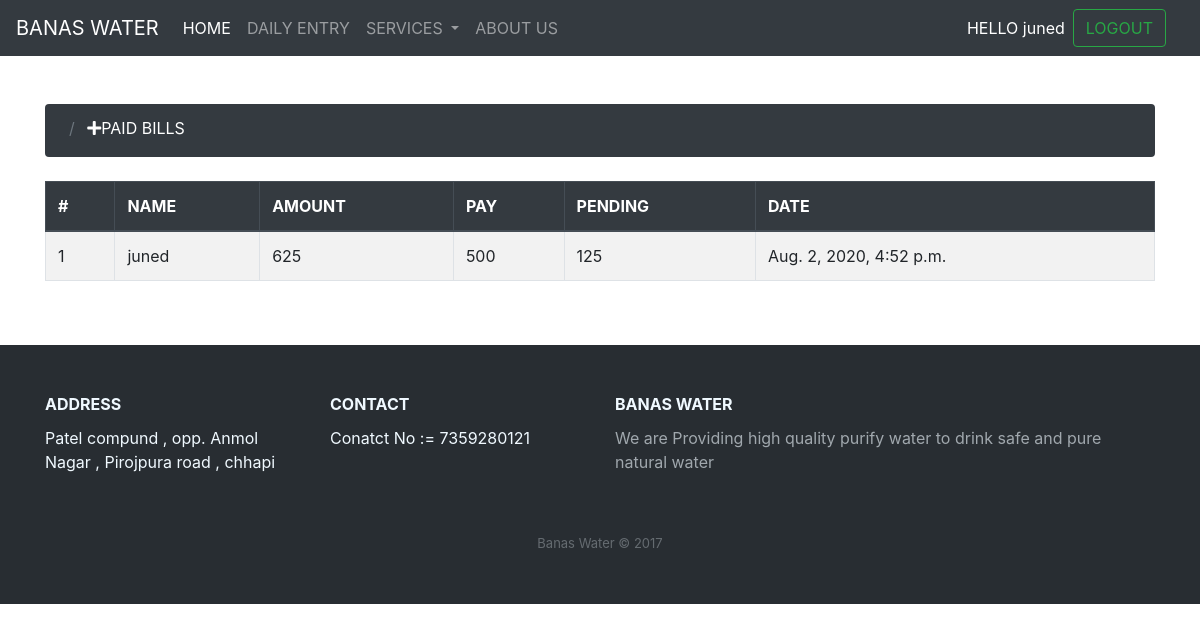
Page /billing/paidbill/ (signed in) on the earlier database version.
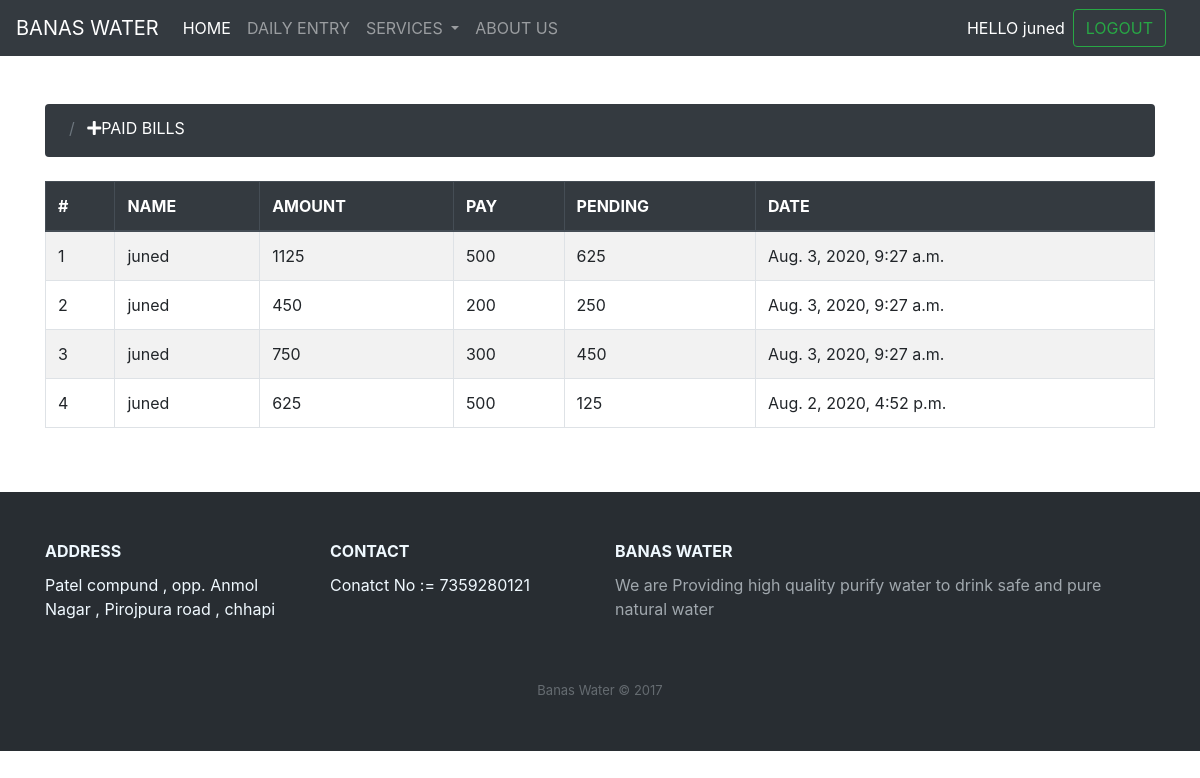
Same page on the later database version.
### banasadmin/models.py (models this page shows)
class Payment(models.Model):
    name = models.CharField(max_length=100)
    amount = models.IntegerField()
    pay = models.IntegerField()
    pending = models.IntegerField()
    date_payed = models.DateTimeField(auto_now_add=True)

### billing/views.py (the view)
# urls.py: path('paidbill/',views.paidbill,name="paidbill"),
@login_required(login_url='login')
def paidbill(request):
    if User.is_authenticated:
        user = request.user.username
        print(user)
    billdata = Payment.objects.filter(name=user).order_by('-id')
    paginator = Paginator(billdata, 5, orphans=0)
    is_paginated = True if paginator.num_pages > 1 else False
    page = request.GET.get('page') or 1
    try:
        current_page = paginator.page(page)
    except InvalidPage as e:
        messages.error(request, str(e))
        current_page = paginator.page(1)
    context = {
        'current_page': current_page,
        'is_paginated': is_paginated,
        'paginator': paginator
    }
    return render(request,'billing/paidbill.html',context)

### billing/templates/billing/paidbill.html (shortened to what this page needs)
{% extends 'billing/pagination.html' %}
{% block addlinktitle %}PAID BILLS
{% endblock addlinktitle %}
{% block table_header %}
    <th>#</th>
    <th>NAME</th>
    <th>AMOUNT</th>
    <th>PAY</th>
    <th>PENDING</th>
    <th>DATE</th>
{% endblock table_header %}
{% block table_data %}
    <td>{{ current_page.start_index|add:forloop.counter0 }}</td>
    <td>{{a.name}}</td>
    <td>{{a.amount}}</td>
    <td>{{a.pay}}</td>
    <td>{{a.pending}}</td>
    <td>{{a.date_payed}}</td>
{% endblock table_data %}

### billing/templates/billing/pagination.html (shortened to what this page needs)
{% extends 'pages/base.html' %}
{% block content %}
<div class="container mt-5">
    <nav aria-label="breadcrumb" class="mb-4 ">
        <ol class="breadcrumb  bg-dark" style="height: 53px;">
          <li class="breadcrumb-item active text-white " aria-current="page">
        <li class="breadcrumb-item active text-white " aria-current="page">
            <a class="text-white" href="{% block addlink %}
            {% endblock addlink %}"><i class="fas fa-plus"></i>{% block addlinktitle %}
            {% endblock addlinktitle %}</a>
        </ol>
      </nav>
      <div class="table-responsive">
    <table class="table table-striped thead-dark table-bordered table">
        <thead class="thead-dark">
          <tr>
{% block table_header %}
{% endblock table_header %}
          </tr>
        </thead>
        <tbody>
            {% for a in current_page %}
          <tr>
{% block table_data %}
{% endblock table_data %}
          </tr>
          {% endfor %}
         </tbody>
      </table>
    </div>
</div>
{% endblock content %}

Differences in the rows shown:
added Payment: start_index|add "1", name "juned", amount "1125", pay "500", pending "625", date_payed "Aug. 3, 2020, 9:27 a.m."
added Payment: start_index|add "2", name "juned", amount "450", pay "200", pending "250", date_payed "Aug. 3, 2020, 9:27 a.m."
added Payment: start_index|add "3", name "juned", amount "750", pay "300", pending "450", date_payed "Aug. 3, 2020, 9:27 a.m."
computed for Payment "Aug. 2, 2020, 4:52 p.m.": start_index|add "1" → "4"
